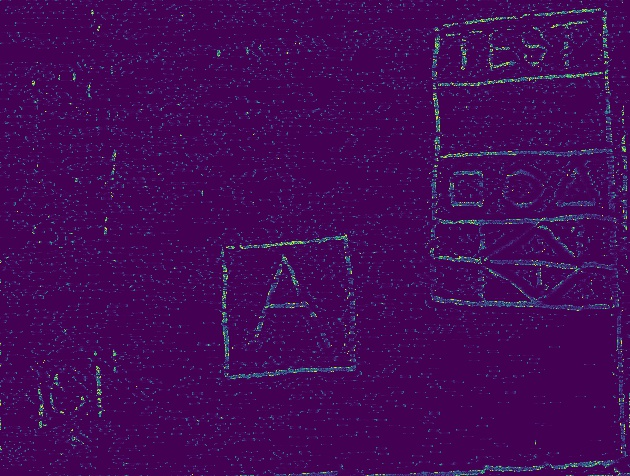
#> input picture codebase/CNN/alphabet/a.jpeg, 630 x 476 px
$ python utilities.py ../alphabet/a.jpeg   (Python 2 division)   (older library calls are emulated)
#> lines starting #> are read from the running program, lines starting #| are printed output that depends on the picture
import numpy as np
import os


def sigmoid(x):
    return 1/(1*np.exp(-x))


def swap(fname, destroy):
    data = []
    [data.append(line.replace('\n', '')) for line in open(fname, 'r').readlines()]
    if destroy:
        os.remove(fname)
    return data


def hasCoherentDimensions(test_images):
    s0 = test_images[test_images.keys().pop()].shape
    correct_count = 0
    for iname in test_images.keys():
        if test_images[iname].shape == s0:
            correct_count += 1
    if correct_count == len(test_images.keys()):
        print '(All Images have shape [%d,%d])' % (s0[0], s0[1])
        return True
    else:
        return False


def get_pxl_weight(pixel):
    if len(pixel)==3:
        return pixel[0] + pixel[1] + pixel[2]
    else:
        print 'Incorrect Usage!'
        return []


import PIL.Image as Image
import sys

size = 128, 128
for infile in sys.argv[1:]:
    outfile = os.path.splitext(infile)[0]+'.thumb'
    if infile != outfile:
        try:
            im = Image.open(infile)
#> im is the input picture: PIL image 630x476 RGB; mean R, G, B 67.9, 9.1, 87.8
            im.thumbnail(size, Image.ANTIALIAS)
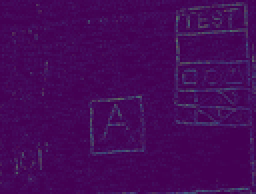
#> im: PIL image 128x97 RGB (shown 2 times larger); mean R, G, B 68, 9.4, 87.9
            im.save(outfile, "JPEG")
        except IOError:
            print 'Something went wrong with %s' % infile

$ run again, on codebase/CNN/alphabet/e.jpeg
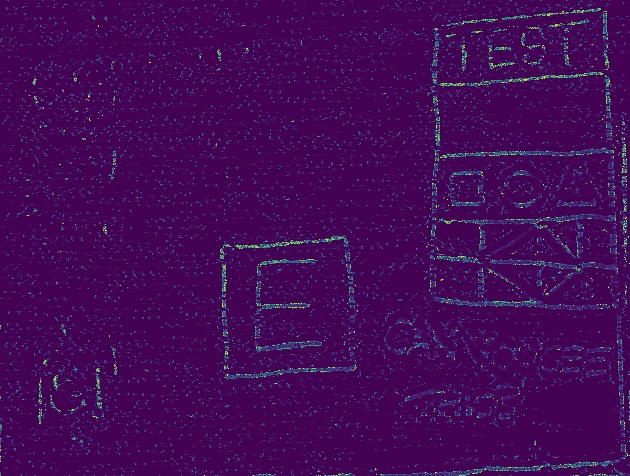
#> input picture codebase/CNN/alphabet/e.jpeg, 630 x 476 px
#> im is the input picture: PIL image 630x476 RGB; mean R, G, B 67.9, 9.5, 88
#> `im.thumbnail(size, Image.ANTIALIAS)`:
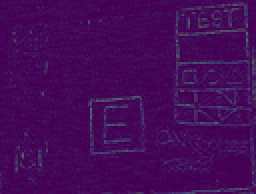
#> im: PIL image 128x97 RGB (shown 2 times larger); mean R, G, B 68, 9.8, 88.1
